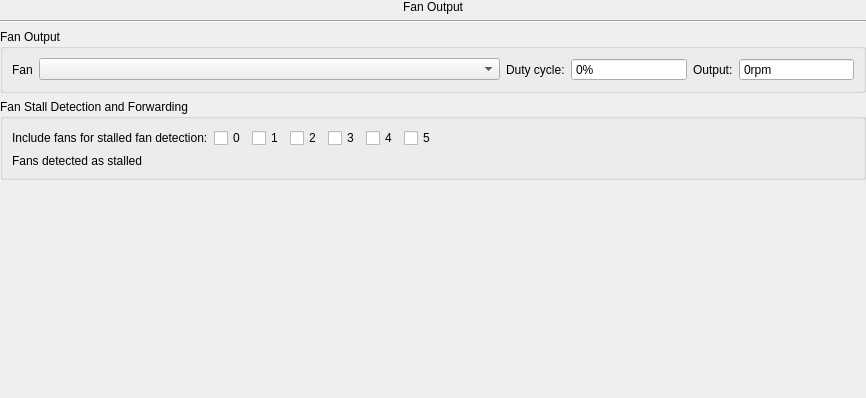
<?xml version="1.0" encoding="UTF-8"?>
<ui version="4.0">
 <class>WidgetFanOutForm</class>
 <widget class="QWidget" name="WidgetFanOutForm">
  <property name="geometry">
   <rect>
    <x>0</x>
    <y>0</y>
    <width>866</width>
    <height>398</height>
   </rect>
  </property>
  <property name="windowTitle">
   <string>Form</string>
  </property>
  <layout class="QGridLayout" name="gridLayout_4">
   <property name="leftMargin">
    <number>0</number>
   </property>
   <property name="topMargin">
    <number>0</number>
   </property>
   <property name="rightMargin">
    <number>0</number>
   </property>
   <property name="bottomMargin">
    <number>0</number>
   </property>
   <item row="0" column="0">
    <widget class="QLabel" name="lTitle">
     <property name="text">
      <string>Fan Output</string>
     </property>
     <property name="alignment">
      <set>Qt::AlignCenter</set>
     </property>
    </widget>
   </item>
   <item row="1" column="0">
    <widget class="Line" name="line">
     <property name="orientation">
      <enum>Qt::Horizontal</enum>
     </property>
    </widget>
   </item>
   <item row="4" column="0">
    <widget class="QWidget" name="wChart" native="true">
     <property name="sizePolicy">
      <sizepolicy hsizetype="Preferred" vsizetype="Preferred">
       <horstretch>0</horstretch>
       <verstretch>10</verstretch>
      </sizepolicy>
     </property>
    </widget>
   </item>
   <item row="3" column="0">
    <widget class="QGroupBox" name="groupBox_2">
     <property name="title">
      <string>Fan Stall Detection and Forwarding</string>
     </property>
     <layout class="QGridLayout" name="gridLayout_3">
      <item row="0" column="0">
       <layout class="QGridLayout" name="gridLayout">
        <item row="0" column="0">
         <widget class="QLabel" name="label_3">
          <property name="text">
           <string>Include fans for stalled fan detection:</string>
          </property>
         </widget>
        </item>
        <item row="0" column="1">
         <widget class="QCheckBox" name="cbDetectFan0">
          <property name="text">
           <string>0</string>
          </property>
         </widget>
        </item>
        <item row="0" column="2">
         <widget class="QCheckBox" name="cbDetectFan1">
          <property name="text">
           <string>1</string>
          </property>
         </widget>
        </item>
        <item row="0" column="3">
         <widget class="QCheckBox" name="cbDetectFan2">
          <property name="text">
           <string>2</string>
          </property>
         </widget>
        </item>
        <item row="0" column="4">
         <widget class="QCheckBox" name="cbDetectFan3">
          <property name="text">
           <string>3</string>
          </property>
         </widget>
        </item>
        <item row="0" column="5">
         <widget class="QCheckBox" name="cbDetectFan4">
          <property name="text">
           <string>4</string>
          </property>
         </widget>
        </item>
        <item row="0" column="6">
         <widget class="QCheckBox" name="cbDetectFan5">
          <property name="text">
           <string>5</string>
          </property>
         </widget>
        </item>
        <item row="1" column="0">
         <widget class="QLabel" name="label_6">
          <property name="text">
           <string>Fans detected as stalled</string>
          </property>
         </widget>
        </item>
        <item row="1" column="1">
         <widget class="FanStalledWidget" name="fsFan0">
          <property name="toolTip">
           <string>FanStalledWidget</string>
          </property>
          <property name="whatsThis">
           <string>FanStalledWidget.</string>
          </property>
          <property name="fanName">
           <string>0</string>
          </property>
         </widget>
        </item>
        <item row="1" column="2">
         <widget class="FanStalledWidget" name="fsFan1">
          <property name="toolTip">
           <string>FanStalledWidget</string>
          </property>
          <property name="whatsThis">
           <string>FanStalledWidget.</string>
          </property>
          <property name="fanName">
           <string>1</string>
          </property>
         </widget>
        </item>
        <item row="1" column="3">
         <widget class="FanStalledWidget" name="fsFan2">
          <property name="toolTip">
           <string>FanStalledWidget</string>
          </property>
          <property name="whatsThis">
           <string>FanStalledWidget.</string>
          </property>
          <property name="fanName">
           <string>2</string>
          </property>
         </widget>
        </item>
        <item row="1" column="4">
         <widget class="FanStalledWidget" name="fsFan3">
          <property name="toolTip">
           <string>FanStalledWidget</string>
          </property>
          <property name="whatsThis">
           <string>FanStalledWidget.</string>
          </property>
          <property name="fanName">
           <string>3</string>
          </property>
         </widget>
        </item>
        <item row="1" column="5">
         <widget class="FanStalledWidget" name="fsFan4">
          <property name="toolTip">
           <string>FanStalledWidget</string>
          </property>
          <property name="whatsThis">
           <string>FanStalledWidget.</string>
          </property>
          <property name="fanName">
           <string>4</string>
          </property>
         </widget>
        </item>
        <item row="1" column="6">
         <widget class="FanStalledWidget" name="fsFan5">
          <property name="toolTip">
           <string>FanStalledWidget</string>
          </property>
          <property name="whatsThis">
           <string>FanStalledWidget.</string>
          </property>
          <property name="fanName">
           <string>5</string>
          </property>
         </widget>
        </item>
       </layout>
      </item>
      <item row="0" column="1">
       <widget class="FanStalledWidget" name="fsGlobal">
        <property name="toolTip">
         <string>FanStalledWidget</string>
        </property>
        <property name="whatsThis">
         <string>FanStalledWidget.</string>
        </property>
        <property name="fanName">
         <string>Stalled</string>
        </property>
        <property name="fanStalled" stdset="0">
         <bool>false</bool>
        </property>
       </widget>
      </item>
      <item row="0" column="2">
       <spacer name="horizontalSpacer">
        <property name="orientation">
         <enum>Qt::Horizontal</enum>
        </property>
        <property name="sizeHint" stdset="0">
         <size>
          <width>40</width>
          <height>20</height>
         </size>
        </property>
       </spacer>
      </item>
     </layout>
    </widget>
   </item>
   <item row="2" column="0">
    <widget class="QGroupBox" name="groupBox">
     <property name="title">
      <string>Fan Output</string>
     </property>
     <layout class="QGridLayout" name="gridLayout_2">
      <item row="0" column="0">
       <widget class="QLabel" name="label">
        <property name="text">
         <string>Fan</string>
        </property>
       </widget>
      </item>
      <item row="0" column="1">
       <widget class="QComboBox" name="comboBox">
        <property name="sizePolicy">
         <sizepolicy hsizetype="Preferred" vsizetype="Fixed">
          <horstretch>4</horstretch>
          <verstretch>0</verstretch>
         </sizepolicy>
        </property>
       </widget>
      </item>
      <item row="0" column="2">
       <widget class="QLabel" name="label_4">
        <property name="text">
         <string>Duty cycle:</string>
        </property>
       </widget>
      </item>
      <item row="0" column="4">
       <widget class="QLabel" name="label_2">
        <property name="text">
         <string>Output:</string>
        </property>
       </widget>
      </item>
      <item row="0" column="5">
       <widget class="QSpinBox" name="spRpmOut">
        <property name="sizePolicy">
         <sizepolicy hsizetype="Minimum" vsizetype="Fixed">
          <horstretch>1</horstretch>
          <verstretch>0</verstretch>
         </sizepolicy>
        </property>
        <property name="readOnly">
         <bool>true</bool>
        </property>
        <property name="buttonSymbols">
         <enum>QAbstractSpinBox::NoButtons</enum>
        </property>
        <property name="suffix">
         <string>rpm</string>
        </property>
        <property name="maximum">
         <number>30000</number>
        </property>
       </widget>
      </item>
      <item row="0" column="3">
       <widget class="QSpinBox" name="spDutyCycleIn">
        <property name="sizePolicy">
         <sizepolicy hsizetype="Minimum" vsizetype="Fixed">
          <horstretch>1</horstretch>
          <verstretch>0</verstretch>
         </sizepolicy>
        </property>
        <property name="readOnly">
         <bool>true</bool>
        </property>
        <property name="buttonSymbols">
         <enum>QAbstractSpinBox::NoButtons</enum>
        </property>
        <property name="suffix">
         <string>%</string>
        </property>
        <property name="maximum">
         <number>100</number>
        </property>
       </widget>
      </item>
     </layout>
    </widget>
   </item>
  </layout>
 </widget>
 <customwidgets>
  <customwidget>
   <class>FanStalledWidget</class>
   <extends>QWidget</extends>
   <header>fanstalledwidget.h</header>
  </customwidget>
 </customwidgets>
 <resources/>
 <connections/>
</ui>
